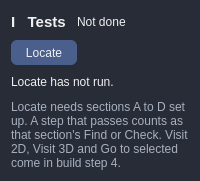
<widget class="QFrame" name="frame_i"><property name="frameShape"><enum>QFrame::StyledPanel</enum></property><property name="styleSheet"><string notr="true">QFrame{background-color:#272c36; border-radius:12px;}QLabel{color:#F0F0F0;}QCheckBox{color:#F0F0F0;}QCheckBox::indicator:checked{background-color:#5F8FCB; border:3px solid #9DB8E0;}QSpinBox, QDoubleSpinBox, QComboBox{background-color:rgb(27,29,35); color:#F0F0F0; border:1px solid rgb(27,29,35); border-radius:5px; padding-left:6px; min-height:22px;}QListWidget{background-color:rgb(27,29,35); color:#F0F0F0; border-radius:5px;}QToolButton{background-color:#4A5F8C; color:#F0F0F0; border-radius:6px; padding:4px 10px;}QToolButton:hover{background-color:#5F8FCB;}QToolButton:pressed{border:1px solid #FFE723;}QToolButton:checked{background-color:#5F8FCB; border:1px solid #FFE723;}QToolButton:disabled{color:#6e6e6e; background-color:#444444;}</string></property><layout class="QGridLayout" name="gl_i"><property name="horizontalSpacing"><number>10</number></property><property name="verticalSpacing"><number>6</number></property><item row="0" column="0"><widget class="QLabel" name="label_iTitle"><property name="text"><string>I   Tests</string></property><property name="font"><font><pointsize>11</pointsize><weight>75</weight><bold>true</bold></font></property><property name="textInteractionFlags"><set>Qt::LinksAccessibleByMouse|Qt::TextSelectableByMouse</set></property></widget></item><item row="0" column="1" colspan="2"><widget class="QLabel" name="label_iState"><property name="text"><string>Not done</string></property><property name="wordWrap"><bool>true</bool></property><property name="textInteractionFlags"><set>Qt::LinksAccessibleByMouse|Qt::TextSelectableByMouse</set></property></widget></item><item row="1" column="0" colspan="3"><layout class="QHBoxLayout" name="hl_iButtons"><property name="spacing"><number>6</number></property><item><widget class="QToolButton" name="toolButton_iLocate"><property name="text"><string>Locate</string></property><property name="toolTip"><string>Run START steps 1-5: Safety check 1 at home, fid0, 3D Z and the four corners; the layout then shows the trolley where it was found.</string></property></widget></item><item><spacer name="hs_iButtons"><property name="orientation"><enum>Qt::Horizontal</enum></property><property name="sizeHint" stdset="0"><size><width>40</width><height>20</height></size></property></spacer></item></layout></item><item row="2" column="0" colspan="3"><widget class="QLabel" name="label_iResult"><property name="text"><string>Locate has not run.</string></property><property name="wordWrap"><bool>true</bool></property><property name="textInteractionFlags"><set>Qt::LinksAccessibleByMouse|Qt::TextSelectableByMouse</set></property></widget></item><item row="3" column="0" colspan="3"><widget class="QLabel" name="label_iNote"><property name="text"><string>Locate needs sections A to D set up. A step that passes counts as that section's Find or Check. Visit 2D, Visit 3D and Go to selected come in build step 4.</string></property><property name="wordWrap"><bool>true</bool></property><property name="styleSheet"><string notr="true">color:#A8B0BF;</string></property><property name="textInteractionFlags"><set>Qt::LinksAccessibleByMouse|Qt::TextSelectableByMouse</set></property></widget></item></layout></widget>
